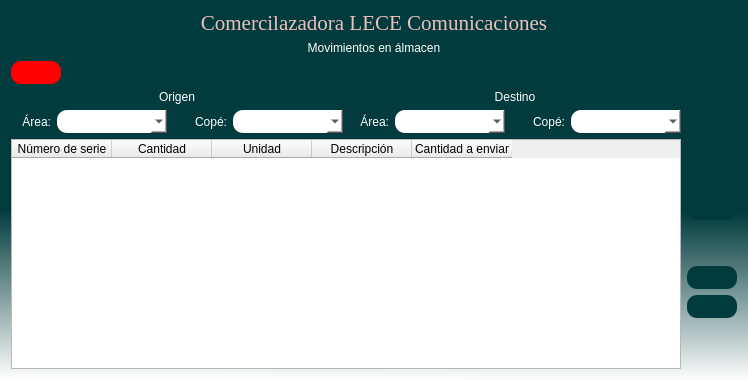
<?xml version="1.0" encoding="UTF-8"?>
<ui version="4.0">
 <class>Registro_de_ONT</class>
 <widget class="QDialog" name="Registro_de_ONT">
  <property name="geometry">
   <rect>
    <x>0</x>
    <y>0</y>
    <width>748</width>
    <height>380</height>
   </rect>
  </property>
  <property name="windowTitle">
   <string>Movimientos de almacén</string>
  </property>
  <property name="windowIcon">
   <iconset>
    <normaloff>../assets/icons/listngr.svg</normaloff>../assets/icons/listngr.svg</iconset>
  </property>
  <property name="layoutDirection">
   <enum>Qt::LeftToRight</enum>
  </property>
  <property name="styleSheet">
   <string notr="true">QDialog#Registro_de_ONT{
background-color: qlineargradient(spread:pad, x1:0.488444, y1:0.392, x2:0.483241, y2:1, stop:0.266917 rgba(1, 59, 61, 255), stop:1 rgba(255, 255, 255, 244));}
</string>
  </property>
  <layout class="QVBoxLayout" name="verticalLayout_3">
   <item>
    <layout class="QVBoxLayout" name="verticalLayout">
     <item>
      <widget class="QLabel" name="Titulo">
       <property name="font">
        <font>
         <family>Times New Roman</family>
         <pointsize>16</pointsize>
         <weight>50</weight>
         <italic>false</italic>
         <bold>false</bold>
        </font>
       </property>
       <property name="cursor">
        <cursorShape>ArrowCursor</cursorShape>
       </property>
       <property name="toolTip">
        <string>&lt;html&gt;&lt;head/&gt;&lt;body&gt;&lt;p align=&quot;center&quot;&gt;&lt;br/&gt;&lt;/p&gt;&lt;/body&gt;&lt;/html&gt;</string>
       </property>
       <property name="whatsThis">
        <string>&lt;html&gt;&lt;head/&gt;&lt;body&gt;&lt;p align=&quot;center&quot;&gt;Comercilazadora LECE Comunicaciones&lt;/p&gt;&lt;/body&gt;&lt;/html&gt;</string>
       </property>
       <property name="layoutDirection">
        <enum>Qt::LeftToRight</enum>
       </property>
       <property name="autoFillBackground">
        <bool>false</bool>
       </property>
       <property name="styleSheet">
        <string notr="true">font: 16pt &quot;Times New Roman&quot;;
color:rgba(239, 191, 188, 255);
</string>
       </property>
       <property name="frameShadow">
        <enum>QFrame::Plain</enum>
       </property>
       <property name="midLineWidth">
        <number>0</number>
       </property>
       <property name="text">
        <string>Comercilazadora LECE Comunicaciones</string>
       </property>
       <property name="alignment">
        <set>Qt::AlignCenter</set>
       </property>
      </widget>
     </item>
     <item>
      <widget class="QLabel" name="label_2">
       <property name="styleSheet">
        <string notr="true">font: 75 12pt &quot;MS Shell Dlg 2&quot; rgb(255, 255, 255);
color: rgb(255, 255, 255);
</string>
       </property>
       <property name="text">
        <string>Movimientos en álmacen</string>
       </property>
       <property name="scaledContents">
        <bool>false</bool>
       </property>
       <property name="alignment">
        <set>Qt::AlignCenter</set>
       </property>
      </widget>
     </item>
    </layout>
   </item>
   <item>
    <widget class="QPushButton" name="btn_regresar">
     <property name="enabled">
      <bool>true</bool>
     </property>
     <property name="minimumSize">
      <size>
       <width>50</width>
       <height>23</height>
      </size>
     </property>
     <property name="maximumSize">
      <size>
       <width>50</width>
       <height>23</height>
      </size>
     </property>
     <property name="cursor">
      <cursorShape>PointingHandCursor</cursorShape>
     </property>
     <property name="toolTip">
      <string>&lt;html&gt;&lt;head/&gt;&lt;body&gt;&lt;p align=&quot;center&quot;&gt;Regresar&lt;/p&gt;&lt;/body&gt;&lt;/html&gt;</string>
     </property>
     <property name="styleSheet">
      <string notr="true">font: 12pt &quot;MS Shell Dlg 2&quot;;
background-color: rgb(255, 0, 0);
color:rgb(255, 255, 255);
border-radius: 10px;</string>
     </property>
     <property name="text">
      <string/>
     </property>
     <property name="icon">
      <iconset>
       <normaloff>../assets/icons/atras bc.svg</normaloff>../assets/icons/atras bc.svg</iconset>
     </property>
    </widget>
   </item>
   <item>
    <layout class="QHBoxLayout" name="horizontalLayout_4">
     <item>
      <layout class="QVBoxLayout" name="verticalLayout_4">
       <item>
        <widget class="QLabel" name="label">
         <property name="styleSheet">
          <string notr="true">color: rgb(255, 255, 255);
font: 12pt &quot;MS Shell Dlg 2&quot;;</string>
         </property>
         <property name="text">
          <string>Origen</string>
         </property>
         <property name="alignment">
          <set>Qt::AlignCenter</set>
         </property>
        </widget>
       </item>
       <item>
        <layout class="QHBoxLayout" name="horizontalLayout_3">
         <item>
          <layout class="QHBoxLayout" name="horizontalLayout_2">
           <item>
            <widget class="QLabel" name="label_4">
             <property name="maximumSize">
              <size>
               <width>52</width>
               <height>23</height>
              </size>
             </property>
             <property name="styleSheet">
              <string notr="true">color: rgb(255, 255, 255);
font: 12pt &quot;MS Shell Dlg 2&quot;;</string>
             </property>
             <property name="text">
              <string>Área:</string>
             </property>
             <property name="alignment">
              <set>Qt::AlignRight|Qt::AlignTrailing|Qt::AlignVCenter</set>
             </property>
            </widget>
           </item>
           <item>
            <widget class="QComboBox" name="str_area">
             <property name="minimumSize">
              <size>
               <width>110</width>
               <height>23</height>
              </size>
             </property>
             <property name="maximumSize">
              <size>
               <width>110</width>
               <height>23</height>
              </size>
             </property>
             <property name="cursor">
              <cursorShape>PointingHandCursor</cursorShape>
             </property>
             <property name="toolTip">
              <string>&lt;html&gt;&lt;head/&gt;&lt;body&gt;&lt;p align=&quot;center&quot;&gt;Seleccionar Área&lt;/p&gt;&lt;/body&gt;&lt;/html&gt;</string>
             </property>
             <property name="styleSheet">
              <string notr="true">font: 12pt &quot;MS Shell Dlg 2&quot;;
background-color: rgb(255, 255, 255);
color: rgb(0, 0, 0);
border-radius: 10px;</string>
             </property>
             <property name="currentText">
              <string/>
             </property>
            </widget>
           </item>
          </layout>
         </item>
         <item>
          <spacer name="horizontalSpacer">
           <property name="orientation">
            <enum>Qt::Horizontal</enum>
           </property>
           <property name="sizeType">
            <enum>QSizePolicy::Maximum</enum>
           </property>
           <property name="sizeHint" stdset="0">
            <size>
             <width>14</width>
             <height>20</height>
            </size>
           </property>
          </spacer>
         </item>
         <item>
          <layout class="QHBoxLayout" name="horizontalLayout">
           <item>
            <widget class="QLabel" name="label_5">
             <property name="maximumSize">
              <size>
               <width>130</width>
               <height>23</height>
              </size>
             </property>
             <property name="styleSheet">
              <string notr="true">color: rgb(255, 255, 255);
font: 12pt &quot;MS Shell Dlg 2&quot;;</string>
             </property>
             <property name="text">
              <string>Copé:</string>
             </property>
             <property name="alignment">
              <set>Qt::AlignRight|Qt::AlignTrailing|Qt::AlignVCenter</set>
             </property>
            </widget>
           </item>
           <item>
            <widget class="QComboBox" name="str_cope">
             <property name="minimumSize">
              <size>
               <width>110</width>
               <height>23</height>
              </size>
             </property>
             <property name="maximumSize">
              <size>
               <width>110</width>
               <height>23</height>
              </size>
             </property>
             <property name="cursor">
              <cursorShape>PointingHandCursor</cursorShape>
             </property>
             <property name="toolTip">
              <string>&lt;html&gt;&lt;head/&gt;&lt;body&gt;&lt;p align=&quot;center&quot;&gt;Seleccionar Copé&lt;/p&gt;&lt;/body&gt;&lt;/html&gt;</string>
             </property>
             <property name="styleSheet">
              <string notr="true">font: 12pt &quot;MS Shell Dlg 2&quot;;
background-color: rgb(255, 255, 255);
color: rgb(0, 0, 0);
border-radius: 10px;</string>
             </property>
            </widget>
           </item>
          </layout>
         </item>
        </layout>
       </item>
      </layout>
     </item>
     <item>
      <layout class="QVBoxLayout" name="verticalLayout_5">
       <item>
        <widget class="QLabel" name="label_3">
         <property name="styleSheet">
          <string notr="true">color: rgb(255, 255, 255);
font: 12pt &quot;MS Shell Dlg 2&quot;;</string>
         </property>
         <property name="text">
          <string>Destino</string>
         </property>
         <property name="alignment">
          <set>Qt::AlignCenter</set>
         </property>
        </widget>
       </item>
       <item>
        <layout class="QHBoxLayout" name="horizontalLayout_5">
         <item>
          <layout class="QHBoxLayout" name="horizontalLayout_6">
           <item>
            <widget class="QLabel" name="label_6">
             <property name="maximumSize">
              <size>
               <width>52</width>
               <height>23</height>
              </size>
             </property>
             <property name="styleSheet">
              <string notr="true">color: rgb(255, 255, 255);
font: 12pt &quot;MS Shell Dlg 2&quot;;</string>
             </property>
             <property name="text">
              <string>Área:</string>
             </property>
             <property name="alignment">
              <set>Qt::AlignRight|Qt::AlignTrailing|Qt::AlignVCenter</set>
             </property>
            </widget>
           </item>
           <item>
            <widget class="QComboBox" name="str_area_">
             <property name="minimumSize">
              <size>
               <width>110</width>
               <height>23</height>
              </size>
             </property>
             <property name="maximumSize">
              <size>
               <width>110</width>
               <height>23</height>
              </size>
             </property>
             <property name="cursor">
              <cursorShape>PointingHandCursor</cursorShape>
             </property>
             <property name="toolTip">
              <string>&lt;html&gt;&lt;head/&gt;&lt;body&gt;&lt;p align=&quot;center&quot;&gt;Seleccionar Área&lt;/p&gt;&lt;/body&gt;&lt;/html&gt;</string>
             </property>
             <property name="styleSheet">
              <string notr="true">font: 12pt &quot;MS Shell Dlg 2&quot;;
background-color: rgb(255, 255, 255);
color: rgb(0, 0, 0);
border-radius: 10px;</string>
             </property>
             <property name="currentText">
              <string/>
             </property>
            </widget>
           </item>
          </layout>
         </item>
         <item>
          <spacer name="horizontalSpacer_2">
           <property name="orientation">
            <enum>Qt::Horizontal</enum>
           </property>
           <property name="sizeType">
            <enum>QSizePolicy::Maximum</enum>
           </property>
           <property name="sizeHint" stdset="0">
            <size>
             <width>14</width>
             <height>20</height>
            </size>
           </property>
          </spacer>
         </item>
         <item>
          <layout class="QHBoxLayout" name="horizontalLayout_7">
           <item>
            <widget class="QLabel" name="label_7">
             <property name="maximumSize">
              <size>
               <width>130</width>
               <height>23</height>
              </size>
             </property>
             <property name="styleSheet">
              <string notr="true">color: rgb(255, 255, 255);
font: 12pt &quot;MS Shell Dlg 2&quot;;</string>
             </property>
             <property name="text">
              <string>Copé:</string>
             </property>
             <property name="alignment">
              <set>Qt::AlignRight|Qt::AlignTrailing|Qt::AlignVCenter</set>
             </property>
            </widget>
           </item>
           <item>
            <widget class="QComboBox" name="str_cope_2">
             <property name="minimumSize">
              <size>
               <width>110</width>
               <height>23</height>
              </size>
             </property>
             <property name="maximumSize">
              <size>
               <width>110</width>
               <height>23</height>
              </size>
             </property>
             <property name="cursor">
              <cursorShape>PointingHandCursor</cursorShape>
             </property>
             <property name="toolTip">
              <string>&lt;html&gt;&lt;head/&gt;&lt;body&gt;&lt;p align=&quot;center&quot;&gt;Seleccionar Copé&lt;/p&gt;&lt;/body&gt;&lt;/html&gt;</string>
             </property>
             <property name="styleSheet">
              <string notr="true">font: 12pt &quot;MS Shell Dlg 2&quot;;
background-color: rgb(255, 255, 255);
color: rgb(0, 0, 0);
border-radius: 10px;</string>
             </property>
            </widget>
           </item>
          </layout>
         </item>
        </layout>
       </item>
      </layout>
     </item>
     <item>
      <widget class="QPushButton" name="btn_buscar">
       <property name="sizePolicy">
        <sizepolicy hsizetype="Minimum" vsizetype="Fixed">
         <horstretch>0</horstretch>
         <verstretch>0</verstretch>
        </sizepolicy>
       </property>
       <property name="minimumSize">
        <size>
         <width>50</width>
         <height>23</height>
        </size>
       </property>
       <property name="maximumSize">
        <size>
         <width>50</width>
         <height>23</height>
        </size>
       </property>
       <property name="cursor">
        <cursorShape>PointingHandCursor</cursorShape>
       </property>
       <property name="toolTip">
        <string>&lt;html&gt;&lt;head/&gt;&lt;body&gt;&lt;p align=&quot;center&quot;&gt;Buscar&lt;/p&gt;&lt;/body&gt;&lt;/html&gt;</string>
       </property>
       <property name="layoutDirection">
        <enum>Qt::LeftToRight</enum>
       </property>
       <property name="styleSheet">
        <string notr="true">font: 12pt &quot;MS Shell Dlg 2&quot;;
background-color: rgb(1, 59, 61);
border-radius: 10px;
color:rgb(255, 255, 255);</string>
       </property>
       <property name="text">
        <string/>
       </property>
       <property name="icon">
        <iconset>
         <normaloff>../assets/icons/buscar.svg</normaloff>../assets/icons/buscar.svg</iconset>
       </property>
      </widget>
     </item>
    </layout>
   </item>
   <item>
    <layout class="QHBoxLayout" name="horizontalLayout_8">
     <item>
      <widget class="QTableWidget" name="tabla_almacenalmacen">
       <property name="enabled">
        <bool>true</bool>
       </property>
       <property name="cursor" stdset="0">
        <cursorShape>IBeamCursor</cursorShape>
       </property>
       <column>
        <property name="text">
         <string>Número de serie</string>
        </property>
       </column>
       <column>
        <property name="text">
         <string>Cantidad</string>
        </property>
       </column>
       <column>
        <property name="text">
         <string>Unidad</string>
        </property>
       </column>
       <column>
        <property name="text">
         <string>Descripción</string>
        </property>
       </column>
       <column>
        <property name="text">
         <string>Cantidad a enviar</string>
        </property>
       </column>
      </widget>
     </item>
     <item>
      <layout class="QVBoxLayout" name="verticalLayout_2">
       <item>
        <widget class="QPushButton" name="btn_codebar">
         <property name="minimumSize">
          <size>
           <width>50</width>
           <height>23</height>
          </size>
         </property>
         <property name="maximumSize">
          <size>
           <width>50</width>
           <height>23</height>
          </size>
         </property>
         <property name="cursor">
          <cursorShape>PointingHandCursor</cursorShape>
         </property>
         <property name="mouseTracking">
          <bool>false</bool>
         </property>
         <property name="toolTip">
          <string>&lt;html&gt;&lt;head/&gt;&lt;body&gt;&lt;p align=&quot;center&quot;&gt;Leer etiqueta&lt;/p&gt;&lt;/body&gt;&lt;/html&gt;</string>
         </property>
         <property name="styleSheet">
          <string notr="true">background-color: rgb(1, 59, 61);
color: rgb(255, 255, 255);
border-radius: 10px;</string>
         </property>
         <property name="text">
          <string/>
         </property>
         <property name="icon">
          <iconset>
           <normaloff>../assets/icons/camara.svg</normaloff>../assets/icons/camara.svg</iconset>
         </property>
         <property name="checkable">
          <bool>false</bool>
         </property>
         <property name="autoRepeat">
          <bool>false</bool>
         </property>
         <property name="autoExclusive">
          <bool>false</bool>
         </property>
        </widget>
       </item>
       <item>
        <widget class="QPushButton" name="btn_imagen">
         <property name="minimumSize">
          <size>
           <width>50</width>
           <height>23</height>
          </size>
         </property>
         <property name="maximumSize">
          <size>
           <width>50</width>
           <height>23</height>
          </size>
         </property>
         <property name="cursor">
          <cursorShape>PointingHandCursor</cursorShape>
         </property>
         <property name="mouseTracking">
          <bool>false</bool>
         </property>
         <property name="toolTip">
          <string>&lt;html&gt;&lt;head/&gt;&lt;body&gt;&lt;p align=&quot;center&quot;&gt;Importar etiqueta&lt;/p&gt;&lt;/body&gt;&lt;/html&gt;</string>
         </property>
         <property name="styleSheet">
          <string notr="true">background-color: rgb(1, 59, 61);
color: rgb(255, 255, 255);
border-radius: 10px;</string>
         </property>
         <property name="text">
          <string/>
         </property>
         <property name="icon">
          <iconset>
           <normaloff>../assets/icons/foto.svg</normaloff>../assets/icons/foto.svg</iconset>
         </property>
         <property name="checkable">
          <bool>false</bool>
         </property>
         <property name="autoRepeat">
          <bool>false</bool>
         </property>
         <property name="autoExclusive">
          <bool>false</bool>
         </property>
        </widget>
       </item>
       <item>
        <widget class="QPushButton" name="btn_etiqueta">
         <property name="minimumSize">
          <size>
           <width>50</width>
           <height>23</height>
          </size>
         </property>
         <property name="maximumSize">
          <size>
           <width>50</width>
           <height>23</height>
          </size>
         </property>
         <property name="cursor">
          <cursorShape>PointingHandCursor</cursorShape>
         </property>
         <property name="mouseTracking">
          <bool>false</bool>
         </property>
         <property name="toolTip">
          <string>&lt;html&gt;&lt;head/&gt;&lt;body&gt;&lt;p&gt;escanear etiqueta&lt;/p&gt;&lt;/body&gt;&lt;/html&gt;</string>
         </property>
         <property name="styleSheet">
          <string notr="true">background-color: rgb(1, 59, 61);
color: rgb(255, 255, 255);
border-radius: 10px;</string>
         </property>
         <property name="text">
          <string/>
         </property>
         <property name="icon">
          <iconset>
           <normaloff>../assets/icons/codebar,.svg</normaloff>../assets/icons/codebar,.svg</iconset>
         </property>
         <property name="checkable">
          <bool>false</bool>
         </property>
         <property name="autoRepeat">
          <bool>false</bool>
         </property>
         <property name="autoExclusive">
          <bool>false</bool>
         </property>
        </widget>
       </item>
       <item>
        <spacer name="verticalSpacer_2">
         <property name="orientation">
          <enum>Qt::Vertical</enum>
         </property>
         <property name="sizeType">
          <enum>QSizePolicy::Maximum</enum>
         </property>
         <property name="sizeHint" stdset="0">
          <size>
           <width>10</width>
           <height>40</height>
          </size>
         </property>
        </spacer>
       </item>
       <item>
        <widget class="QPushButton" name="btn_enviar">
         <property name="minimumSize">
          <size>
           <width>50</width>
           <height>23</height>
          </size>
         </property>
         <property name="maximumSize">
          <size>
           <width>50</width>
           <height>23</height>
          </size>
         </property>
         <property name="cursor">
          <cursorShape>PointingHandCursor</cursorShape>
         </property>
         <property name="toolTip">
          <string>&lt;html&gt;&lt;head/&gt;&lt;body&gt;&lt;p align=&quot;center&quot;&gt;Enviar&lt;/p&gt;&lt;/body&gt;&lt;/html&gt;</string>
         </property>
         <property name="styleSheet">
          <string notr="true">background-color: rgb(1, 59, 61);
color: rgb(255, 255, 255);
border-radius: 10px;</string>
         </property>
         <property name="text">
          <string/>
         </property>
         <property name="icon">
          <iconset>
           <normaloff>../assets/icons/enviar.svg</normaloff>../assets/icons/enviar.svg</iconset>
         </property>
        </widget>
       </item>
       <item>
        <widget class="QPushButton" name="btn_imprimir">
         <property name="minimumSize">
          <size>
           <width>50</width>
           <height>23</height>
          </size>
         </property>
         <property name="maximumSize">
          <size>
           <width>50</width>
           <height>23</height>
          </size>
         </property>
         <property name="cursor">
          <cursorShape>PointingHandCursor</cursorShape>
         </property>
         <property name="toolTip">
          <string>&lt;html&gt;&lt;head/&gt;&lt;body&gt;&lt;p align=&quot;center&quot;&gt;Imprimir report&lt;/p&gt;&lt;/body&gt;&lt;/html&gt;</string>
         </property>
         <property name="styleSheet">
          <string notr="true">background-color: rgb(1, 59, 61);
color: rgb(255, 255, 255);
border-radius: 10px;</string>
         </property>
         <property name="text">
          <string/>
         </property>
         <property name="icon">
          <iconset>
           <normaloff>../assets/icons/imprimir.svg</normaloff>../assets/icons/imprimir.svg</iconset>
         </property>
        </widget>
       </item>
       <item>
        <spacer name="verticalSpacer">
         <property name="orientation">
          <enum>Qt::Vertical</enum>
         </property>
         <property name="sizeHint" stdset="0">
          <size>
           <width>20</width>
           <height>40</height>
          </size>
         </property>
        </spacer>
       </item>
      </layout>
     </item>
    </layout>
   </item>
  </layout>
 </widget>
 <resources/>
 <connections/>
</ui>
